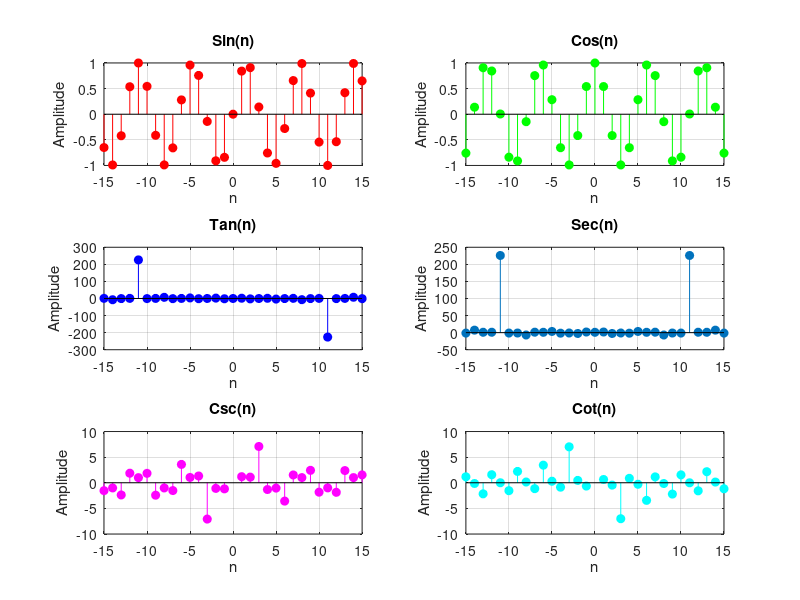

MATLAB code for this plot:
% Experiment 01 - DSP LAB
% Generation of Basic Trigonometric Signals and Their Classification

clc;
clear;
close all;

n = -15:15;

% -------- Signal Definitions --------------------------------------------

a = sin(n);
b = cos(n);
c = tan(n);
d = sec(n);
e = csc(n);
f = cot(n);

% -------- Figure --------------------------------------------------------

figure;

% -------- Subplots ------------------------------------------------------

subplot(3,2,1);
stem(n, a, 'r', 'filled');
title('Sin(n)');
xlabel('n');
ylabel('Amplitude');
grid on;

subplot(3,2,2);
stem(n, b, 'g', 'filled');
title('Cos(n)');
xlabel('n');
ylabel('Amplitude');
grid on;

subplot(3,2,3);
stem(n, c, 'b', 'filled');
title('Tan(n)');
xlabel('n');
ylabel('Amplitude');
grid on;

subplot(3,2,4);
stem(n, d,  'filled');
title('Sec(n)');
xlabel('n');
ylabel('Amplitude');
grid on;

subplot(3,2,5);
stem(n, e, 'm', 'filled');
title('Csc(n)');
xlabel('n');
ylabel('Amplitude');
grid on;

subplot(3,2,6);
stem(n, f, 'c', 'filled');
title('Cot(n)');
xlabel('n');
ylabel('Amplitude');
grid on;
